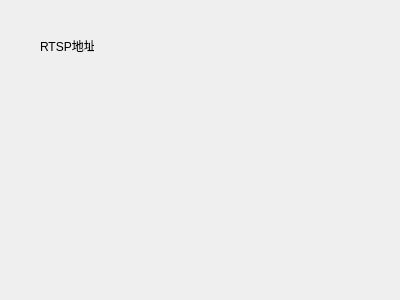
<?xml version="1.0" encoding="UTF-8"?>
<ui version="4.0">
 <class>TabDev</class>
 <widget class="QWidget" name="TabDev">
  <property name="geometry">
   <rect>
    <x>0</x>
    <y>0</y>
    <width>400</width>
    <height>300</height>
   </rect>
  </property>
  <property name="windowTitle">
   <string>Form</string>
  </property>
  <widget class="QLabel" name="label">
   <property name="geometry">
    <rect>
     <x>40</x>
     <y>40</y>
     <width>54</width>
     <height>12</height>
    </rect>
   </property>
   <property name="text">
    <string>RTSP地址</string>
   </property>
  </widget>
 </widget>
 <resources/>
 <connections/>
</ui>
